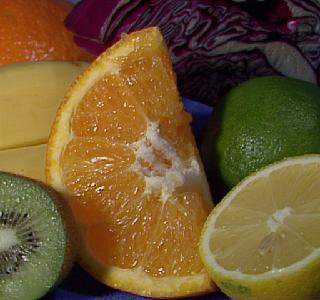
//> input picture data/histogram.jpg, 320 x 300 px
$ ./histogram_calculation data/histogram.jpg   (built with g++ and OpenCV 4)
//> lines starting //> are read from the running program, lines starting //| are printed output that depends on the picture

//计算图片的直方图
//直方图的均衡化

#include "opencv2/highgui/highgui.hpp"
#include "opencv2/imgproc/imgproc.hpp"
#include <iostream>
#include <stdio.h>

using namespace std;
using namespace cv;

void showBGRHist(Mat &src, vector<Mat>& bgr_planes,  string &name)
{
  int histSize = 256;
  float range[] = { 0, 256 } ;
  const float* histRange = { range };
  bool uniform = true; bool accumulate = false;
  Mat b_hist, g_hist, r_hist;
  if (bgr_planes.size() > 0)  calcHist( &bgr_planes[0], 1, 0, Mat(), b_hist, 1, &histSize, &histRange, uniform, accumulate );
  if (bgr_planes.size() > 1) calcHist( &bgr_planes[1], 1, 0, Mat(), g_hist, 1, &histSize, &histRange, uniform, accumulate );
  if (bgr_planes.size() > 2) calcHist( &bgr_planes[2], 1, 0, Mat(), r_hist, 1, &histSize, &histRange, uniform, accumulate );

  //imshow("blue color plane", bgr_planes[0]);
  //imshow("green color plane", bgr_planes[1]);
  //imshow("red color plane", bgr_planes[2]);

  // Draw the histograms for B, G and R
  int hist_w = 512; int hist_h = 400;
  int bin_w = cvRound( (double) hist_w/histSize );

  Mat histImage( hist_h, hist_w, CV_8UC3, Scalar( 0,0,0) );

  //数值根据展示区域等比缩小(最大数不超过展示区域的rows)
  normalize(b_hist, b_hist, 0, histImage.rows, NORM_MINMAX, -1, Mat() );
  normalize(g_hist, g_hist, 0, histImage.rows, NORM_MINMAX, -1, Mat() );
  normalize(r_hist, r_hist, 0, histImage.rows, NORM_MINMAX, -1, Mat() );

  for( int i = 1; i < histSize; i++ )
  {
      line( histImage, Point( bin_w*(i-1), hist_h - cvRound(b_hist.at<float>(i-1)) ) ,
                       Point( bin_w*(i), hist_h - cvRound(b_hist.at<float>(i)) ),
                       Scalar( 255, 0, 0), 2, 4, 0  );
      //rectangle(histImage, Point(i-1, histImage.cols), Point(i-1, cvRound(b_hist.at<float>(i-1))),Scalar(255,0,0), 2, 4, 0 );
      line( histImage, Point( bin_w*(i-1), hist_h - cvRound(g_hist.at<float>(i-1)) ) ,
                       Point( bin_w*(i), hist_h - cvRound(g_hist.at<float>(i)) ),
                       Scalar( 0, 255, 0), 2, 4, 0  );
      line( histImage, Point( bin_w*(i-1), hist_h - cvRound(r_hist.at<float>(i-1)) ) ,
                       Point( bin_w*(i), hist_h - cvRound(r_hist.at<float>(i)) ),
                       Scalar( 0, 0, 255), 2, 4, 0  );
  }

  //namedWindow("calcHist Demo", WINDOW_AUTOSIZE );

  imshow(name + " hist", histImage );
  imshow(name, src);
}

int main( int, char** argv )
{
  Mat src, dst;
  src = imread( argv[1], 1 );
//> src is the input picture: 300 rows x 320 cols, CV_8UC3; mean B, G, R 46.2, 85.7, 110.8
  if( src.empty() ) { return -1; }

  vector<Mat> bgr_planes;
  //按照Blue、Green、Red进行分割
  split( src, bgr_planes );
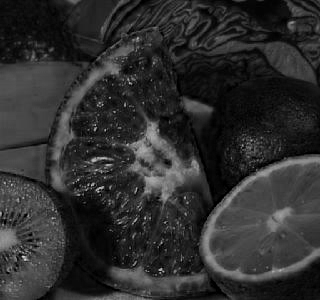
//> bgr_planes[0]: 300 rows x 320 cols, CV_8UC1; min 0, max 219, mean 46.2
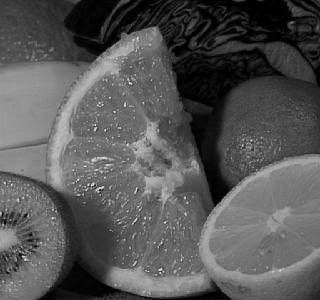
//> bgr_planes[1]: 300 rows x 320 cols, CV_8UC1; min 0, max 245, mean 85.7
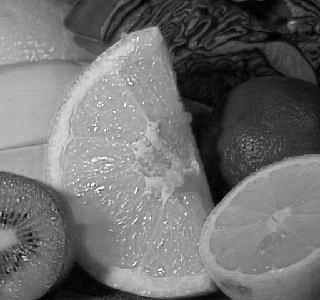
//> bgr_planes[2]: 300 rows x 320 cols, CV_8UC1; min 0, max 255, mean 110.8

  string name= "befor equalization";
  showBGRHist(src, bgr_planes, name);
//> in showBGRHist, `if (bgr_planes.size() > 0)  calcHist( &bgr_planes[0], 1, 0, Mat(), b_h..`: b_hist = 256 values, max 1866 at index 12, min 0 at index 183, mean 375
//> in showBGRHist, `if (bgr_planes.size() > 1) calcHist( &bgr_planes[1], 1, 0, Mat(), g_hi..`: g_hist = 256 values, max 1771 at index 0, min 0 at index 223, mean 375
//> in showBGRHist, `if (bgr_planes.size() > 2) calcHist( &bgr_planes[2], 1, 0, Mat(), r_hi..`: r_hist = 256 values, max 1022 at index 143, min 3 at index 247, mean 375
//> in showBGRHist, `normalize(b_hist, b_hist, 0, histImage.rows, NORM_MINMAX, -1, Mat() );`: b_hist = 256 values, max 400 at index 12, min 0 at index 183, mean 80.39
//> in showBGRHist, `normalize(g_hist, g_hist, 0, histImage.rows, NORM_MINMAX, -1, Mat() );`: g_hist = 256 values, max 400 at index 0, min 0 at index 223, mean 84.7
//> in showBGRHist, `normalize(r_hist, r_hist, 0, histImage.rows, NORM_MINMAX, -1, Mat() );`: r_hist = 256 values, max 400 at index 143, min 0 at index 247, mean 146
//> after the loop in showBGRHist, `for( int i = 1; i < histSize; i++ )`:
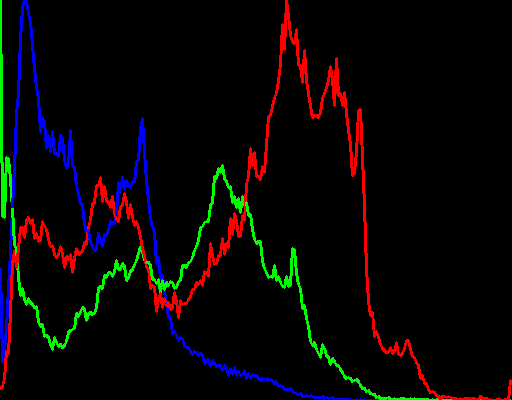
//> histImage: 400 rows x 512 cols, CV_8UC3; mean B, G, R 5.6, 5.3, 8.5

  for(int i=0; i<bgr_planes.size(); i++)
  {
    equalizeHist( bgr_planes[i], bgr_planes[i] );
  }
//> this loop made 3 passes

  name = "after qualization";
  merge(bgr_planes, dst);
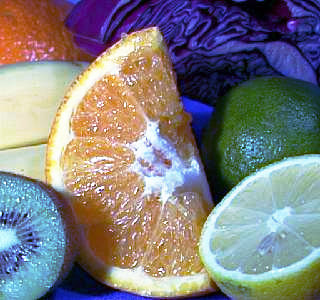
//> dst: 300 rows x 320 cols, CV_8UC3; mean B, G, R 128.1, 126, 128.2
  showBGRHist(dst, bgr_planes,  name);
//> in showBGRHist (call 2), `if (bgr_planes.size() > 0)  calcHist( &bgr_planes[0], 1, 0, Mat(), b_h..`: b_hist = 256 values, max 1866 at index 32, min 0 at index 4, mean 375
//> in showBGRHist (call 2), `if (bgr_planes.size() > 1) calcHist( &bgr_planes[1], 1, 0, Mat(), g_hi..`: g_hist = 256 values, max 1771 at index 0, min 0 at index 1, mean 375
//> in showBGRHist (call 2), `if (bgr_planes.size() > 2) calcHist( &bgr_planes[2], 1, 0, Mat(), r_hi..`: r_hist = 256 values, max 1022 at index 162, min 0 at index 6, mean 375
//> in showBGRHist (call 2), `normalize(b_hist, b_hist, 0, histImage.rows, NORM_MINMAX, -1, Mat() );`: b_hist = 256 values, max 400 at index 32, min 0 at index 4, mean 80.39
//> in showBGRHist (call 2), `normalize(g_hist, g_hist, 0, histImage.rows, NORM_MINMAX, -1, Mat() );`: g_hist = 256 values, max 400 at index 0, min 0 at index 1, mean 84.7
//> in showBGRHist (call 2), `normalize(r_hist, r_hist, 0, histImage.rows, NORM_MINMAX, -1, Mat() );`: r_hist = 256 values, max 400 at index 162, min 0 at index 6, mean 146.8
//> after the loop in showBGRHist (call 2), `for( int i = 1; i < histSize; i++ )`:
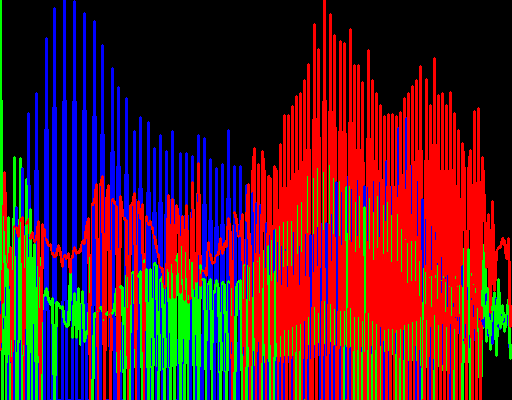
//> histImage: 400 rows x 512 cols, CV_8UC3; mean B, G, R 38.9, 29.7, 84.6


  waitKey(0);
  return 0;
}
